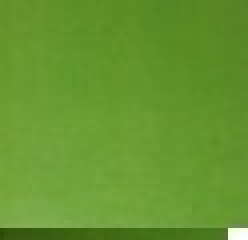
//> input picture Color Detector/Input samples/bomba_kitabi.jpg, 62 x 60 px (shown 4 times larger)
$ ./CannyEdgeDetector '../Color Detector/Input samples/bomba_kitabi.jpg'   (built with g++ and OpenCV 4)
//> lines starting //> are read from the running program, lines starting //| are printed output that depends on the picture
#include <opencv2/core/core.hpp>
#include <opencv2/highgui/highgui.hpp>
#include <iostream>

using namespace std;
using namespace cv;
void convertPictureToGrayScale(Mat& image,Mat& im);
void blurTheImage(Mat& im,Mat& blurred);
void gradient(Mat& im,Mat& gradient,double derivative[3][3]);
void getMagnitude(Mat& gradientX,Mat& gradientY,Mat& magnitude);
int main( int argc, char** argv )
{
    if( argc != 2)
    {
     cout <<" Usage: display_image ImageToLoadAndDisplay" << endl;
     return -1;
    }

	//filitrelerin double degeri almasi
    Mat image;
	Mat image2;
	Mat grayImage;
	//must be initilized
    image = imread(argv[1], IMREAD_COLOR); // Read the file
//> image is the input picture: 60 rows x 62 cols, CV_8UC3; mean B, G, R 48, 150.2, 101.4
	 imshow( "original", image ); // Show our image inside it.


	// generate 8 bit mat image
	Mat im(image.rows,image.cols,CV_8UC1);
	// Convert image to gray scatle
	convertPictureToGrayScale(image,im);
	//Blur the image
	Mat blurred(im.rows,im.cols,CV_8UC1);
	blurTheImage(im,blurred);

	/////////////////////////////////////
	////////////GRADIENT/////////////////
	///////////////X////////////////////
	Mat gradientX(image.rows,image.cols,CV_8UC1);
	Mat gradientY(image.rows,image.cols,CV_8UC1);
	double derivativeX[3][3]={{0.125,0,-0.125},{0.25,0,-0.25},{0.125,0,-0.125}};
	double derivativeY[3][3]={{-0.125,-0.25,-0.125},{0,0,0},{0.125,0.25,0.125}};

	gradient(im,gradientX,derivativeX);
	imshow( "gradientX", gradientX );

	gradient(im,gradientY,derivativeY);
		imshow( "gradientY", gradientY );

	/////////////////////////////////////////
	Mat magnitude(image.rows,image.cols,CV_8UC1);
	getMagnitude(gradientX,gradientY,magnitude);

	imshow( "magnitude", magnitude ); // Show our image inside it.


    if(! image.data ) // Check for invalid input
    {
        cout << "Could not open or find the image" << std::endl ;
        return -1;
    }

   // namedWindow( "Display window", WINDOW_AUTOSIZE ); // Create a window for display.
  //  imshow( "Display window3", gradientX ); // Show our image inside it.

    waitKey(0); // Wait for a keystroke in the window
    return 0;
}
void convertPictureToGrayScale(Mat& image,Mat& im)
{
	for (int i = 0; i < image.rows; i++)
	{
		 for (int j = 0; j < image.cols; j++)
		 {
				im.at<uchar>(i,j)=image.at<cv::Vec3b>(i,j)[0]*0.11+image.at<cv::Vec3b>(i,j)[1]*0.58+image.at<cv::Vec3b>(i,j)[2]*0.289;
		 }
	}
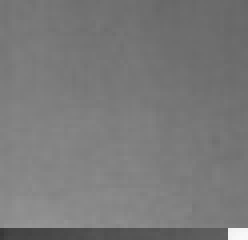
//> im: 60 rows x 62 cols, CV_8UC1 (shown 4 times larger); min 55, max 249, mean 121.1
	    imshow( "gray", im ); // Show our image inside it.
}
void blurTheImage(Mat& im,Mat& blurred)
{
	double total=0;
	double filitre[3][3]={{0.125,0.125,0.125},{0.125,0.125,0.125},{0.125,0.125,0.125}};

	for(int i=1;i<blurred.rows-1;i++)
	{
		for(int j=1;j<blurred.cols-1;j++)
		{
			total=0;
			for(int x=-1;x<2;x++)
			{
				for(int y=-1;y<2;y++)
				{
					total=total+im.at<uchar>(i+x,j+y)*filitre[x+1][y+1];
				}
			}
			blurred.at<uchar>(i-1,j-1)=total;
		}
	}
//> this loop made 58 passes
//> total on passes 1 to 12: 117.5, 118, 118.9, 119.5, 119.6, 118.9, 118.6, 119, 119.8, 120.1, 120.8, 121.6
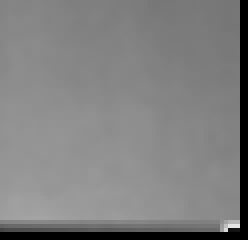
//> blurred: 60 rows x 62 cols, CV_8UC1 (shown 4 times larger); min 0, max 229, mean 127.5
//> after the loop, total = 277
	imshow( "blurred", blurred ); // Show our image inside it.
}
void gradient(Mat& im,Mat& gradient,double derivative[3][3])
{

	double total=0;
	for(int i=1;i<im.rows-1;i++)
	{
		for(int j=1;j<im.cols-1;j++)
		{
			total=0;
			for(int x=-1;x<2;x++)
			{
				for(int y=-1;y<2;y++)
				{
					total=total+im.at<uchar>(i+x,j+y)*derivative[x+1][y+1];
				}
			}
			gradient.at<uchar>(i-1,j-1)=total;
		}
	}
//> this loop made 58 passes
//> total on passes 1 to 12: 1.5, 1, 0.625, 0.5, 0.5, 0.5, 0.375, 0.375, 0.75, 1, 0.625, -0.25
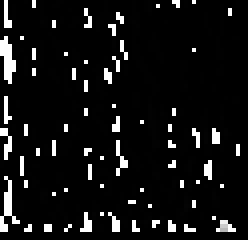
//> gradient: 60 rows x 62 cols, CV_8UC1 (shown 4 times larger); min 0, max 255, mean 19.6
//> after the loop, total = -0.75
//> the loop in gradient (call 2), `for(int i=1;i<im.rows-1;i++)` made 58 passes
//> total on passes 1 to 12: 0.5, 0.5, 0.875, 0.75, -0.5, -1, 0.125, 0.875, 0.25, 0.25, 0.875, 1
//> after the loop in gradient (call 2), `for(int i=1;i<im.rows-1;i++)`:
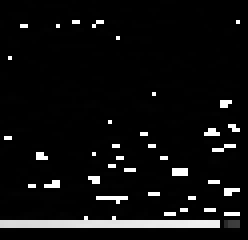
//> gradient: 60 rows x 62 cols, CV_8UC1 (shown 4 times larger); min 0, max 255, mean 15
//> after the loop in gradient (call 2), `for(int i=1;i<im.rows-1;i++)`: total = 2.25


}
void getMagnitude(Mat& gradientX,Mat& gradientY,Mat& magnitude)
{
	for(int i=0;i<gradientX.rows;i++)
	{
		for(int j=0;j<gradientX.cols;j++)
		{
			magnitude.at<uchar>(i,j)=sqrt(pow(gradientX.at<uchar>(i,j),2)+pow(gradientY.at<uchar>(i,j),2));

		}
	}
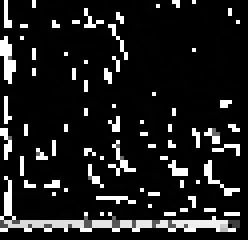
//> magnitude: 60 rows x 62 cols, CV_8UC1 (shown 4 times larger); min 0, max 255, mean 30.5


}
